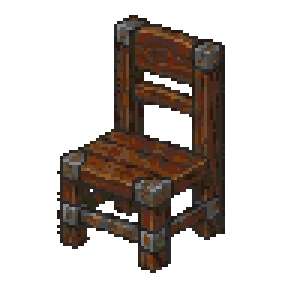
#> input picture tools/retrodiffusion/oryx_style_test/chair_96px_0.png, 96 x 96 px (shown 3 times larger); its folder holds 2 pictures in this run
$ python screen_wave.py ../retrodiffusion/oryx_style_test
#> lines starting #> are read from the running program, lines starting #| are printed output that depends on the picture; after the words box and inside, x2 and y2 are one past the last pixel; in counts of white or black regions, pixels touching at a corner belong together
#!/usr/bin/env python3
"""SCREEN A GENERATION WAVE against the clauses the prompt files declare load-bearing.

⚠ THIS GATES NOTHING. CLAUDE.md: instruments are builder's tools and are forever ungated; a FAIL
here blocks nothing and a PASS approves nothing. What it does is stop me carrying an obvious
clause violation all the way to a blind seat, which wastes the seat's round on something the
prompt already refused in writing.

WHAT IT MEASURES, and each one is a clause with a number rather than a taste:

  outline_ratio   §12.1 — no baked dark ring. The alpha silhouette's boundary pixels against the
                  interior. A generator that draws an outline makes this ratio drop well below 1.
  glow_r          §6.3 — no baked halo. Correlation of luminance with distance from the brightest
                  region, over opaque pixels. A painted glow is bright at the middle and falls off
                  monotonically, so it correlates strongly negative. Authored form does not.
  margin_alpha    a glow that spills into the transparent margin shows up as partial alpha in the
                  outer ring — the halo's own footprint.
  mass            §7.3 / the direction ruling — mass in the silhouette. Opaque fraction.
  value band      the family's measured ladder is lum_lo 75.0 to lum_hi 154.4. Generated material
                  is snapped at composition, so this is reported and not judged; a wildly off band
                  means the snap will have to do violence.

Usage: python3 tools/tier2_props/screen_wave.py tools/tier2_props/gen/wave1
"""
import os
import sys
import numpy as np
from PIL import Image

LUM_LO, LUM_HI = 75.016, 154.376          # the ashlar family's measured ladder ends


def screen(path):
    im = Image.open(path).convert("RGBA")
#> im is the input picture: PIL image 96x96 RGBA; mean R, G, B, A 168.7, 160.8, 154.7, 82
    a = np.asarray(im, dtype=float)
    rgb, alpha = a[:, :, :3], a[:, :, 3]
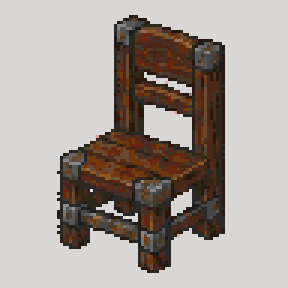
#> rgb: shape (96, 96, 3) float64 (shown 3 times larger); mean R, G, B 168.7, 160.8, 154.7
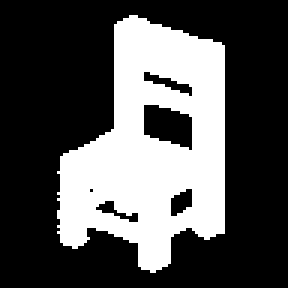
#> alpha: shape (96, 96) float64 (shown 3 times larger); 32.2% white; 1 white region, box (x1, y1, x2, y2) and area: (19, 5, 75, 91) 2963
    op = alpha > 128
    if op.sum() < 20:
        return None
    lum = 0.2126 * rgb[:, :, 0] + 0.7152 * rgb[:, :, 1] + 0.0722 * rgb[:, :, 2]
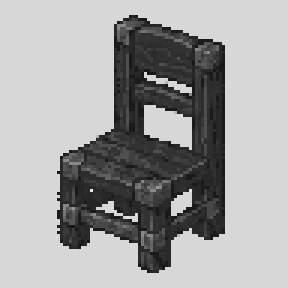
#> lum: shape (96, 96) float64 (shown 3 times larger); min 21.14, max 232.2, mean 162.1

    # ── §12.1: the silhouette's boundary against its interior ────────────────────────────────
    from scipy import ndimage  # noqa
    er = ndimage.binary_erosion(op, np.ones((3, 3), bool))
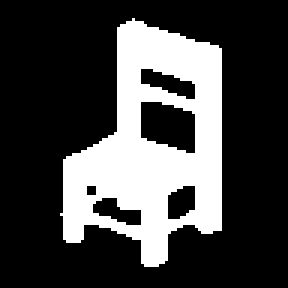
#> er: shape (96, 96) bool (shown 3 times larger); 26.5% white; 1 white region, box (x1, y1, x2, y2) and area: (20, 6, 74, 89) 2445
    edge, inner = op & ~er, er
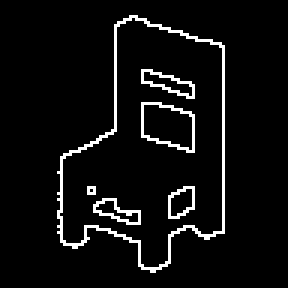
#> edge: shape (96, 96) bool (shown 3 times larger); 5.6% white in thin lines or dots, all inside (x1, y1, x2, y2) = (19, 5, 75, 91)
    outline_ratio = (lum[edge].mean() / lum[inner].mean()) if inner.sum() > 10 else float("nan")
#> outline_ratio = 0.693

    # ── §6.3: does luminance fall off radially from the bright core? ─────────────────────────
    ys, xs = np.where(op)
#> ys = 2963 values from 5 to 90; xs = 2963 values, max 74 at index 238, min 19 at index 1705, mean 50.14
    bright = lum[op] >= np.percentile(lum[op], 90)
    cy, cx = ys[bright].mean(), xs[bright].mean()
#> cy = 47.39; cx = 45.09
    d = np.hypot(ys - cy, xs - cx)
#> d = 2963 values, max 43.52 at index 201, min 0.397 at index 1210, mean 24.63
    glow_r = float(np.corrcoef(d, lum[op])[0, 1])
#> glow_r = -0.0351

    # a halo's own footprint: partial alpha in the outer ring of the canvas
    h, w = alpha.shape
#> h = 96; w = 96
    ring = np.zeros_like(op)
    ring[:3, :] = ring[-3:, :] = ring[:, :3] = ring[:, -3:] = True
    margin = float(((alpha > 8) & (alpha <= 128) & ring).sum())
#> margin = 0

    return dict(mass=op.mean(), outline=outline_ratio, glow=glow_r, margin=margin,
                lum_lo=float(lum[op].min()), lum_hi=float(lum[op].max()),
                lum_med=float(np.median(lum[op])), colours=len(np.unique(
                    (rgb[op] // 8).astype(int) @ np.array([1, 1000, 1000000]))))


def main(d):
    print("WAVE SCREEN — %s\n" % d)
    print("  name           mass   outline   glow   margin   lum lo/med/hi      cols  notes")
    rows = []
    for f in sorted(os.listdir(d)):
        if not f.endswith(".png"):
            continue
        r = screen(os.path.join(d, f))
        if r is None:
            print("  %-13s  EMPTY" % f[:-4])
            continue
        notes = []
        if r["outline"] < 0.80:
            notes.append("BAKED OUTLINE?")
        if r["glow"] < -0.45:
            notes.append("BAKED GLOW?")
        if r["margin"] > 12:
            notes.append("halo spill")
        if r["mass"] < 0.18:
            notes.append("thin")
        print("  %-13s  %.2f   %6.2f  %+5.2f   %5d    %5.1f/%5.1f/%5.1f   %4d  %s"
              % (f[:-4], r["mass"], r["outline"], r["glow"], r["margin"],
                 r["lum_lo"], r["lum_med"], r["lum_hi"], r["colours"], ", ".join(notes)))
#|   chair_96px_0   0.32     0.69  -0.04       0     21.1/ 50.5/151.1     24  BAKED OUTLINE?
        rows.append((f[:-4], r, notes))
#> pass 2 of the loop in main, `for f in sorted(os.listdir(d)):`:
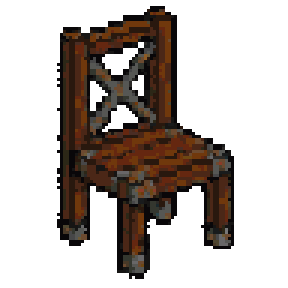
#> input picture tools/retrodiffusion/oryx_style_test/chair_96px_1.png, 96 x 96 px (shown 3 times larger)
#> in screen, im is the input picture: PIL image 96x96 RGBA; mean R, G, B, A 174, 160.8, 151.9, 87.6
#> in screen (call 2), `rgb, alpha = a[:, :, :3], a[:, :, 3]`:
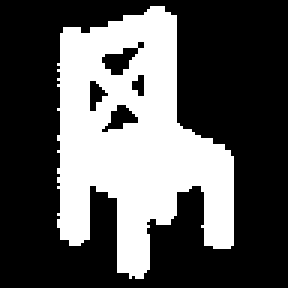
#> alpha: shape (96, 96) float64 (shown 3 times larger); 34.4% white; 1 white region, box (x1, y1, x2, y2) and area: (19, 2, 78, 93) 3167
#> er: shape (96, 96) bool; 28.2% white; 1 white region, box (x1, y1, x2, y2) and area: (20, 3, 77, 92) 2600
#> in screen (call 2), `edge, inner = op & ~er, er`:
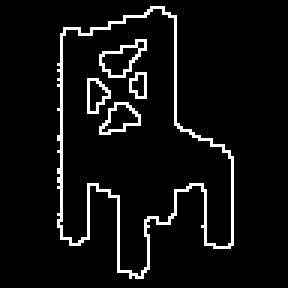
#> edge: shape (96, 96) bool (shown 3 times larger); 6.2% white in thin lines or dots, all inside (x1, y1, x2, y2) = (19, 2, 78, 93)
#> outline_ratio = 0.347
#> ys = 3167 values from 2 to 92; xs = 3167 values, max 77 at index 1776, min 19 at index 519, mean 44.34
#> cy = 50.75; cx = 47.53
#> d = 3167 values, max 49.46 at index 102, min 0.536 at index 1690, mean 24.88
#> glow_r = -0.178
#|   chair_96px_1   0.34     0.35  -0.18       0      7.6/ 45.5/119.0     24  BAKED OUTLINE?
    print("\nthe family's ladder runs %.1f to %.1f; material is snapped at composition, so the"
          % (LUM_LO, LUM_HI))
    print("value columns are reported rather than judged.")
    clean = [n for n, _, notes in rows if not notes]
#> clean = []
    print("\n%d of %d carry no flagged clause violation: %s"
          % (len(clean), len(rows), ", ".join(clean) or "(none)"))
#| 0 of 2 carry no flagged clause violation: (none)


if __name__ == "__main__":
    main(sys.argv[1] if len(sys.argv) > 1 else "tools/tier2_props/gen/wave1")
